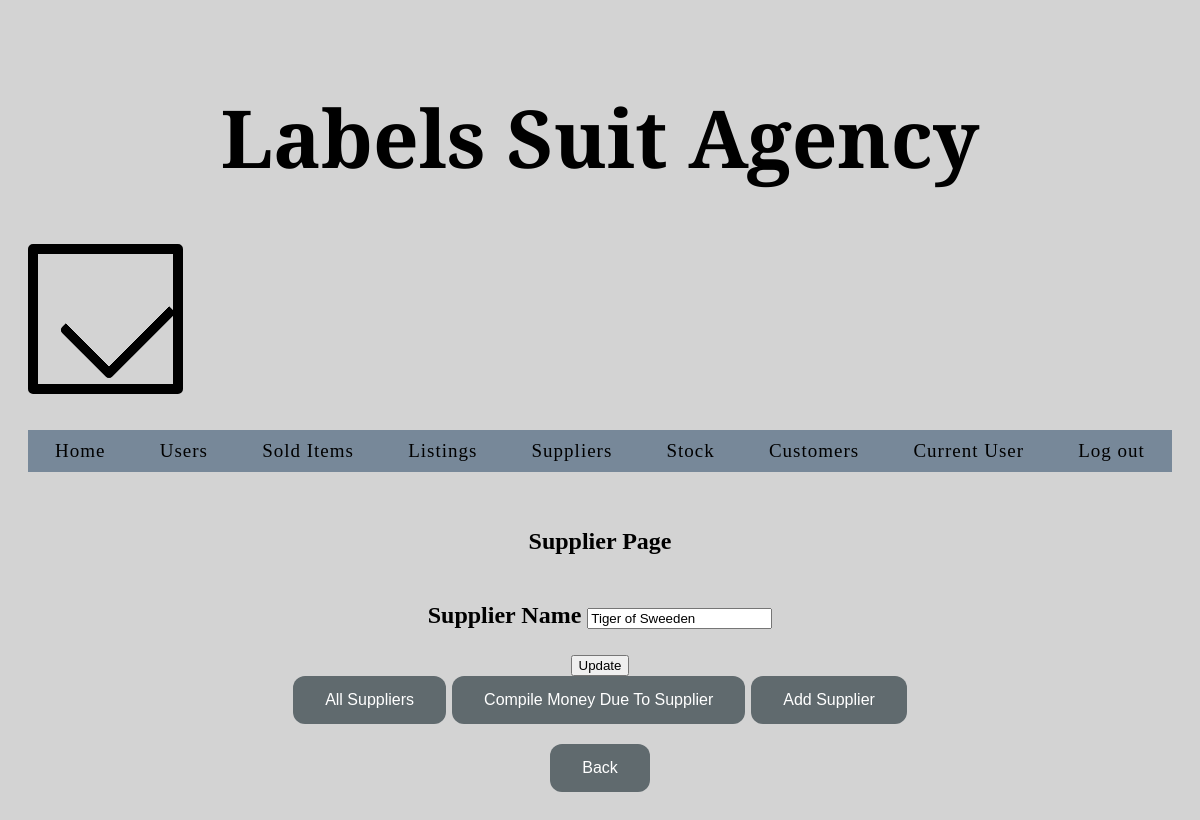
Before: /editsupplier26 (signed in) with the older database file.
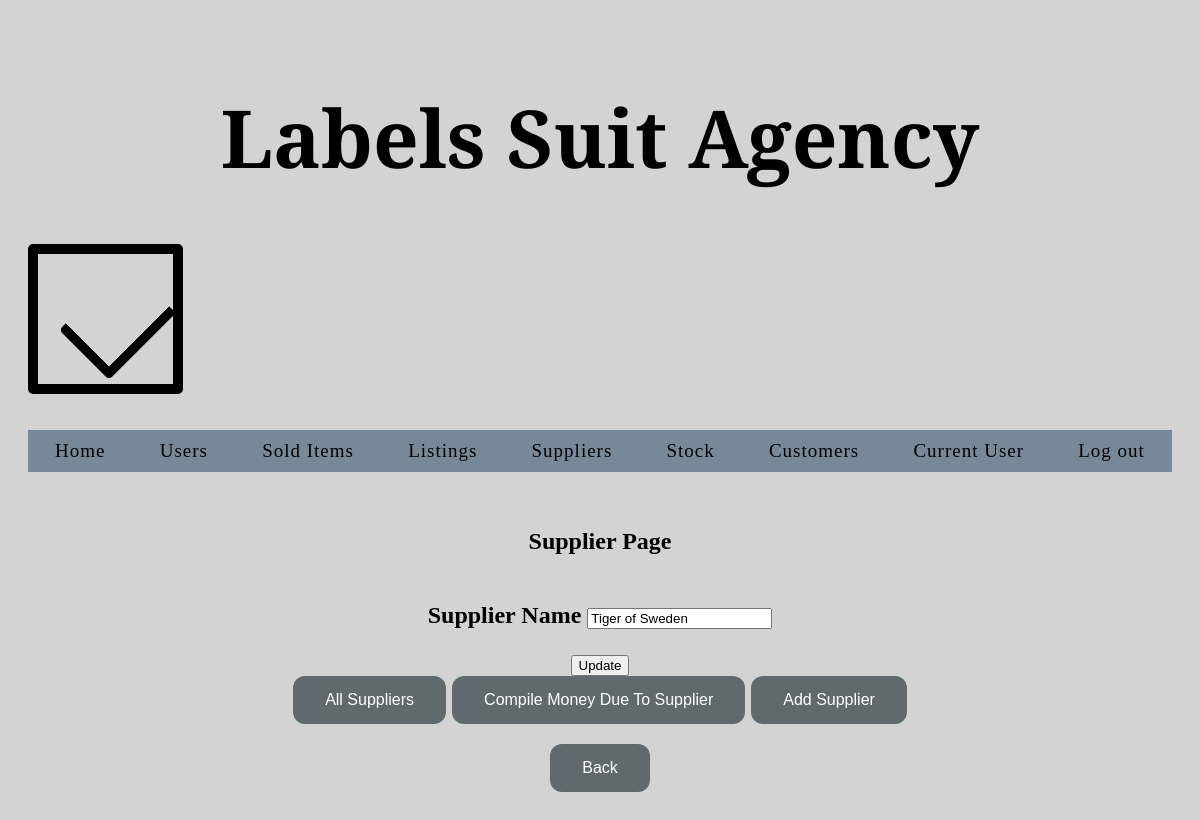
After: the same page with the newer database file.
### app1.py (models this page shows, shortened)
class supplier(db.Model):
        __tablename__ = 'supplier'
        supplierid = db.Column(db.Integer, primary_key = True)
        suppliername = db.Column(db.String)

### app1.py (the view)
@app.route('/editsupplier<int:supplierid>',methods= ['GET','POST'])
@login_required
def editsupplier(supplierid):
        qry = db.session.query(supplier).filter(supplier.supplierid== supplierid)
        suppliername = qry.first()
        if suppliername:
                form = EditSupplierForm(formdata=request.form, obj=suppliername)
                if request.method == 'POST' and form.validate():
                        save_supplier(suppliername, form)
                        flash('Supplier Updated!')
                        return redirect ('/supplierpage')
                return render_template('supplierpage.html', form=form)
        else:
                return 'Error loading supplier'.format(supplierid=supplierid)

### forms.py
class EditSupplierForm(FlaskForm):
    suppliername = StringField('Supplier Name', [InputRequired(),
    ])
    update = SubmitField('Update')

### app1.py (called while the page is built)
@login_manager.user_loader
def get_user(id):
        return User.query.get(id)

### templates/supplierpage.html (shortened to what this page needs)
{% import "bootstrap/wtf.html" as wtf %}
{% extends "base.html"%}
{% block body %}
<h2>Supplier Page</h2S>
    <br>
{{ wtf.quick_form(form) }}
<a href="./allsupplier"><button>All Suppliers</button></a>
<a href="./compilemonies"><button>Compile Money Due To Supplier</button></a>
<a href="./addsupplier"><button>Add Supplier</button></a>
<div class="back">
    <a href="./loggedin"><button>Back</button></a>
</div>
{% endblock %}

### templates/base.html (shortened to what this page needs)
<!DOCTYPE html>
<html lang="en">
<head>
    <link href="{{url_for('static', filename='css/pictures52.css')}}" rel="stylesheet">
    <h1>Labels Suit Agency </h1>
    <div class="boxed">
        <div class="check"></div>
    </div>
</head>
<body>
    <br></br>
    <nav class="nav">
        <a href="/loggedin">Home</a>
        <a href="/userpage">Users</a>
        <a href="/solditempage">Sold Items</a>
        <a href="/listingpage">Listings</a>
        <a href="/supplierpage">Suppliers</a>
        <a href="/stockpage">Stock</a>
        <a href="/customerpage">Customers</a>
        <a href="/currentuser">Current User</a>
        <a href="/logout">Log out</a>
    </nav>
    <br></br>
    {% block body %}{% endblock %}
</body>
</html>

### static/css/pictures52.css (style rules this page uses)
h1 { text-align: center; font-family: 'EB Garamond', serif; font-size: 80px; }
button { background-color: #606a6e; border: none; color: white; padding: 15px 32px; text-align: center; text-decoration: none; display: inline-block; font-size: 16px; border-radius: 12px; transition-duration: 0.4s; }
a { margin: 0; padding:0; text-decoration: none; color: black; font-size: 19px; letter-spacing: 1px; }
div { border-radius: 5px; background-color:transparent; padding: 20px; }
input[type=text] { transition: width 0.4s ease-in-out; }
:root { --borderWidth: 10px; --height: 45px; --width: 21px; --borderColor: #000000; }
body { padding: 20px; text-align: center; background-color: lightgrey; }
.check { display: inline-block; transform: rotate(45deg); height: var(--height); width: var(--width); border-bottom: var(--borderWidth) solid var(--borderColor); border-right: var(--borderWidth) solid var(--borderColor); text-align: right; }
.boxed { height: 90px; width: 95px; border: 10px solid black; text-align: right; }
nav { background-color: lightslategray; padding: 10px 0px; position: -webkit-sticky; position: sticky; top: 0px; width: 100%; text-align: center; justify-content: space-around; display: flex; z-index: 1; }

Changed rows visible on the page:
changed supplier: suppliername "Tiger of Sweeden" → "Tiger of Sweden"
